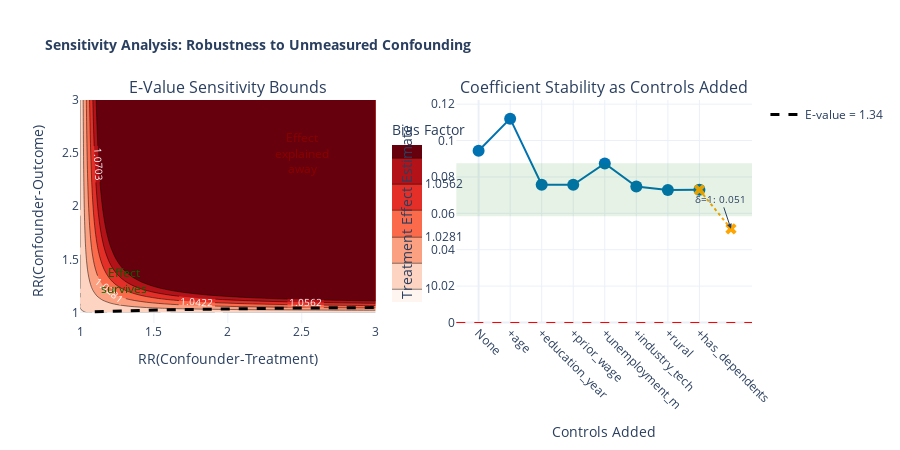

Notebook source saved alongside this figure:
### Code cell
# =============================================================================
# Sensitivity Analysis Visualization
# =============================================================================

fig = make_subplots(
    rows=1, cols=2,
    subplot_titles=(
        'E-Value Sensitivity Bounds',
        'Coefficient Stability as Controls Added'
    ),
    horizontal_spacing=0.12
)

# 1. E-Value contour plot
# Show combinations of confounder-treatment and confounder-outcome associations
# that could explain away the effect
gamma_range = np.linspace(1, 3, 50)  # RR with treatment
delta_range = np.linspace(1, 3, 50)  # RR with outcome

# Maximum bias from confounding (VanderWeele)
def max_bias_factor(gamma, delta):
    return (gamma * delta) / (gamma + delta - 1)

bias_grid = np.zeros((len(gamma_range), len(delta_range)))
for i, g in enumerate(gamma_range):
    for j, d in enumerate(delta_range):
        bias_grid[i, j] = max_bias_factor(g, d)

# Create contour for E-value threshold
fig.add_trace(
    go.Contour(
        x=gamma_range, y=delta_range, z=bias_grid.T,
        colorscale='Reds',
        contours=dict(
            start=1.0,
            end=rr_estimate,
            size=(rr_estimate-1)/5,
            showlabels=True,
            labelfont=dict(size=10, color='white')
        ),
        colorbar=dict(title='Bias Factor', x=0.45, len=0.9),
        showscale=True,
        name='Bias Factor'
    ),
    row=1, col=1
)

# Add E-value line (combinations that exactly explain away effect)
e_line_x = np.linspace(1.1, 3, 50)
e_line_y = (rr_estimate * (e_line_x - 1) + 1) / e_line_x

fig.add_trace(
    go.Scatter(
        x=e_line_x, y=e_line_y,
        mode='lines',
        line=dict(color='black', width=3, dash='dash'),
        name=f'E-value = {e_val:.2f}'
    ),
    row=1, col=1
)

# Add annotation for "safe zone"
fig.add_annotation(
    x=1.3, y=1.3,
    text='Effect<br>survives',
    showarrow=False,
    font=dict(size=12, color='darkgreen'),
    row=1, col=1
)
fig.add_annotation(
    x=2.5, y=2.5,
    text='Effect<br>explained<br>away',
    showarrow=False,
    font=dict(size=12, color='darkred'),
    row=1, col=1
)

# 2. Coefficient stability plot
n_controls = len(stability_df)
x_pos = list(range(n_controls))

fig.add_trace(
    go.Scatter(
        x=x_pos, y=stability_df['Estimate'],
        mode='lines+markers',
        marker=dict(size=12, color=COLORS[0]),
        line=dict(color=COLORS[0], width=2),
        name='Treatment Effect',
        showlegend=False
    ),
    row=1, col=2
)

# Add reference line at zero
fig.add_hline(y=0, line_dash='dash', line_color='red', line_width=1, row=1, col=2)

# Add shaded region for "stable" zone (within 20% of final estimate)
final_est = stability_df.iloc[-1]['Estimate']
fig.add_hrect(
    y0=final_est * 0.8, y1=final_est * 1.2,
    fillcolor='green', opacity=0.1,
    line_width=0, row=1, col=2
)

# Extrapolation line (Oster approach)
# If selection on unobservables = selection on observables
if len(stability_df) > 1:
    extrapolated = 2 * final_est - stability_df.iloc[0]['Estimate']
    fig.add_trace(
        go.Scatter(
            x=[n_controls-1, n_controls],
            y=[final_est, extrapolated],
            mode='lines+markers',
            marker=dict(size=10, symbol='x', color='orange'),
            line=dict(color='orange', width=2, dash='dot'),
            name='δ=1 extrapolation',
            showlegend=False
        ),
        row=1, col=2
    )
    fig.add_annotation(
        x=n_controls, y=extrapolated,
        text=f'δ=1: {extrapolated:.3f}',
        showarrow=True, arrowhead=2,
        font=dict(size=10),
        row=1, col=2
    )

fig.update_layout(
    title=dict(text='<b>Sensitivity Analysis: Robustness to Unmeasured Confounding</b>',
               font=dict(size=14)),
    height=450,
    showlegend=True,
    template='plotly_white'
)

fig.update_xaxes(title_text='RR(Confounder-Treatment)', row=1, col=1)
fig.update_yaxes(title_text='RR(Confounder-Outcome)', row=1, col=1)
fig.update_xaxes(title_text='Controls Added', tickvals=x_pos, 
                 ticktext=[s[:15] for s in stability_df['Controls']], tickangle=45, row=1, col=2)
fig.update_yaxes(title_text='Treatment Effect Estimate', row=1, col=2)

fig.show()

print("\n💡 VISUALIZATION INSIGHTS:")
print("   Left panel: Combinations of confounder associations that could explain away the effect")
print("   Right panel: Stability of estimate as controls are added (Oster 2019 approach)")

### Figure 1 — Plotly figure (JSON) as saved in the notebook; plotly's stock layout.template omitted (floating-point values rounded to 4 significant figures; data arrays with more than 128 entries replaced by an {"elided": "..."} marker saying what was removed)
{"data": [{"colorbar": {"len": 0.9, "title": {"text": "Bias Factor"}, "x": 0.45}, "colorscale": [[0.0, "rgb(255,245,240)"], [0.125, "rgb(254,224,210)"], [0.25, "rgb(252,187,161)"], [0.375, "rgb(252,146,114)"], [0.5, "rgb(251,106,74)"], [0.625, "rgb(239,59,44)"], [0.75, "rgb(203,24,29)"], [0.875, "rgb(165,15,21)"], [1.0, "rgb(103,0,13)"]], "contours": {"end": 1.07, "labelfont": {"color": "white", "size": 10}, "showlabels": true, "size": 0.01405, "start": 1.0}, "name": "Bias Factor", "showscale": true, "type": "contour", "x": [1.0, 1.041, 1.082, 1.122, 1.163, 1.204, 1.245, 1.286, 1.327, 1.367, 1.408, 1.449, 1.49, 1.531, 1.571, 1.612, 1.653, 1.694, 1.735, 1.776, 1.816, 1.857, 1.898, 1.939, 1.98, 2.02, 2.061, 2.102, 2.143, 2.184, 2.224, 2.265, 2.306, 2.347, 2.388, 2.429, 2.469, 2.51, 2.551, 2.592, 2.633, 2.673, 2.714, 2.755, 2.796, 2.837, 2.878, 2.918, 2.959, 3.0], "xaxis": "x", "y": [1.0, 1.041, 1.082, 1.122, 1.163, 1.204, 1.245, 1.286, 1.327, 1.367, 1.408, 1.449, 1.49, 1.531, 1.571, 1.612, 1.653, 1.694, 1.735, 1.776, 1.816, 1.857, 1.898, 1.939, 1.98, 2.02, 2.061, 2.102, 2.143, 2.184, 2.224, 2.265, 2.306, 2.347, 2.388, 2.429, 2.469, 2.51, 2.551, 2.592, 2.633, 2.673, 2.714, 2.755, 2.796, 2.837, 2.878, 2.918, 2.959, 3.0], "yaxis": "y", "z": {"elided": "50x50 float values"}}, {"line": {"color": "black", "dash": "dash", "width": 3}, "mode": "lines", "name": "E-value = 1.34", "type": "scatter", "x": [1.1, 1.139, 1.178, 1.216, 1.255, 1.294, 1.333, 1.371, 1.41, 1.449, 1.488, 1.527, 1.565, 1.604, 1.643, 1.682, 1.72, 1.759, 1.798, 1.837, 1.876, 1.914, 1.953, 1.992, 2.031, 2.069, 2.108, 2.147, 2.186, 2.224, 2.263, 2.302, 2.341, 2.38, 2.418, 2.457, 2.496, 2.535, 2.573, 2.612, 2.651, 2.69, 2.729, 2.767, 2.806, 2.845, 2.884, 2.922, 2.961, 3.0], "xaxis": "x", "y": [1.006, 1.009, 1.011, 1.012, 1.014, 1.016, 1.018, 1.019, 1.02, 1.022, 1.023, 1.024, 1.025, 1.026, 1.027, 1.028, 1.029, 1.03, 1.031, 1.032, 1.033, 1.034, 1.034, 1.035, 1.036, 1.036, 1.037, 1.038, 1.038, 1.039, 1.039, 1.04, 1.04, 1.041, 1.041, 1.042, 1.042, 1.043, 1.043, 1.043, 1.044, 1.044, 1.045, 1.045, 1.045, 1.046, 1.046, 1.046, 1.047, 1.047], "yaxis": "y"}, {"line": {"color": "#0072B2", "width": 2}, "marker": {"color": "#0072B2", "size": 12}, "mode": "lines+markers", "name": "Treatment Effect", "showlegend": false, "type": "scatter", "x": [0, 1, 2, 3, 4, 5, 6, 7], "xaxis": "x2", "y": [0.0944, 0.112, 0.07569, 0.07568, 0.08739, 0.07471, 0.07283, 0.07294], "yaxis": "y2"}, {"line": {"color": "orange", "dash": "dot", "width": 2}, "marker": {"color": "orange", "size": 10, "symbol": "x"}, "mode": "lines+markers", "name": "δ=1 extrapolation", "showlegend": false, "type": "scatter", "x": [7, 8], "xaxis": "x2", "y": [0.07294, 0.05147], "yaxis": "y2"}], "layout": {"annotations": [{"font": {"size": 16}, "showarrow": false, "text": "E-Value Sensitivity Bounds", "x": 0.22, "xanchor": "center", "xref": "paper", "y": 1.0, "yanchor": "bottom", "yref": "paper"}, {"font": {"size": 16}, "showarrow": false, "text": "Coefficient Stability as Controls Added", "x": 0.78, "xanchor": "center", "xref": "paper", "y": 1.0, "yanchor": "bottom", "yref": "paper"}, {"font": {"color": "darkgreen", "size": 12}, "showarrow": false, "text": "Effect<br>survives", "x": 1.3, "xref": "x", "y": 1.3, "yref": "y"}, {"font": {"color": "darkred", "size": 12}, "showarrow": false, "text": "Effect<br>explained<br>away", "x": 2.5, "xref": "x", "y": 2.5, "yref": "y"}, {"arrowhead": 2, "font": {"size": 10}, "showarrow": true, "text": "δ=1: 0.051", "x": 8, "xref": "x2", "y": 0.05147, "yref": "y2"}], "height": 450, "shapes": [{"line": {"color": "red", "dash": "dash", "width": 1}, "type": "line", "x0": 0, "x1": 1, "xref": "x2 domain", "y0": 0, "y1": 0, "yref": "y2"}, {"fillcolor": "green", "line": {"width": 0}, "opacity": 0.1, "type": "rect", "x0": 0, "x1": 1, "xref": "x2 domain", "y0": 0.05835, "y1": 0.08753, "yref": "y2"}], "showlegend": true, "title": {"font": {"size": 14}, "text": "<b>Sensitivity Analysis: Robustness to Unmeasured Confounding</b>"}, "xaxis": {"anchor": "y", "domain": [0.0, 0.44], "title": {"text": "RR(Confounder-Treatment)"}}, "xaxis2": {"anchor": "y2", "domain": [0.56, 1.0], "tickangle": 45, "ticktext": ["None", "+age", "+education_year", "+prior_wage", "+unemployment_m", "+industry_tech", "+rural", "+has_dependents"], "tickvals": [0, 1, 2, 3, 4, 5, 6, 7], "title": {"text": "Controls Added"}}, "yaxis": {"anchor": "x", "domain": [0.0, 1.0], "title": {"text": "RR(Confounder-Outcome)"}}, "yaxis2": {"anchor": "x2", "domain": [0.0, 1.0], "title": {"text": "Treatment Effect Estimate"}}}}
